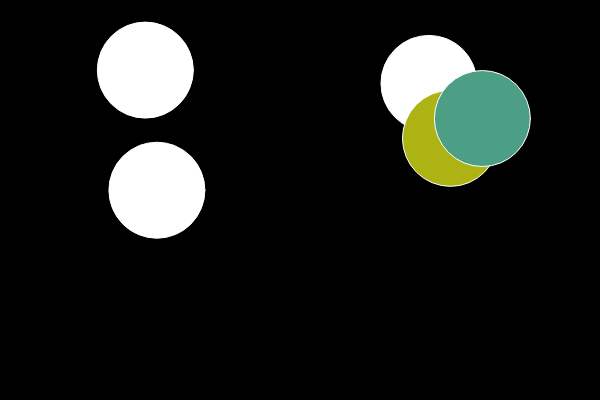
Frame 1 (no input)
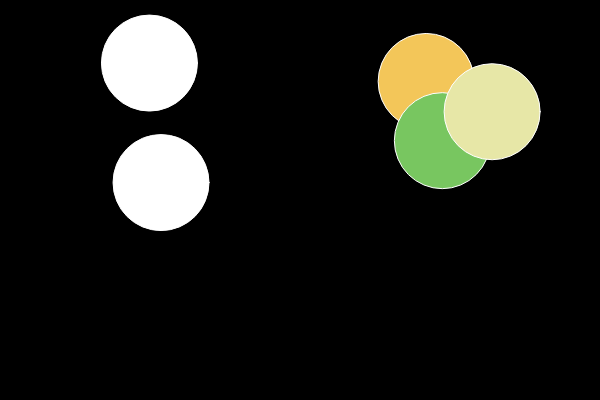
Frame 60 (no input)
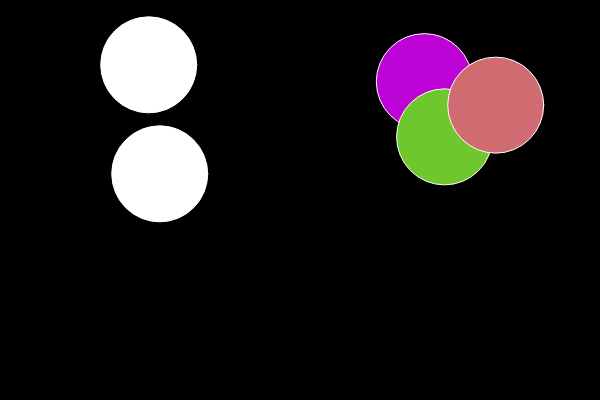
Frame 120 (the mouse pressed at the canvas centre since frame 60)

The p5.js sketch that drew these frames (run headless with seeded random() and noise() and a simulated clock; from frame 60 on, the mouse is pressed at the canvas centre):

// p5.js sketch
// ── sketch.js
var bubbles = [];

function setup() {
    createCanvas(600, 400);
    for (var i = 0; i < 5; i++) {
        bubbles[i] = new Bubble(random(width), random(height));
    }
}

function draw() {
    background(0);
    for (var i = 0; i < bubbles.length; i++) {
        bubbles[i].update();
        bubbles[i].display();
        for (var j = 0; j < bubbles.length; j++) {
            if (i != j && bubbles[i].intersects(bubbles[j])) {
                bubbles[i].changeColor();
                bubbles[j].changeColor();
            }
        }
    }
}
// ── bubble.js
function Bubble(x, y) {
    this.x = x;
    this.y = y;
    this.r = 48;
    this.col = color(255);
    this.display = function () {
        stroke(255);
        fill(this.col);
        ellipse(this.x, this.y, this.r * 2, this.r * 2);
    }
    this.update = function () {
        this.x = this.x + random(-1, 1);
        this.y = this.y + random(-1, 1);
    }
    this.changeColor = function () {
        this.col = color(random(255), random(255), random(255));
    }
    this.intersects = function (other) {
        var d = dist(this.x, this.y, other.x, other.y);
        if (d < this.r + other.r) {
            return true;
        }
        else {
            return false;
        }
    }
}
